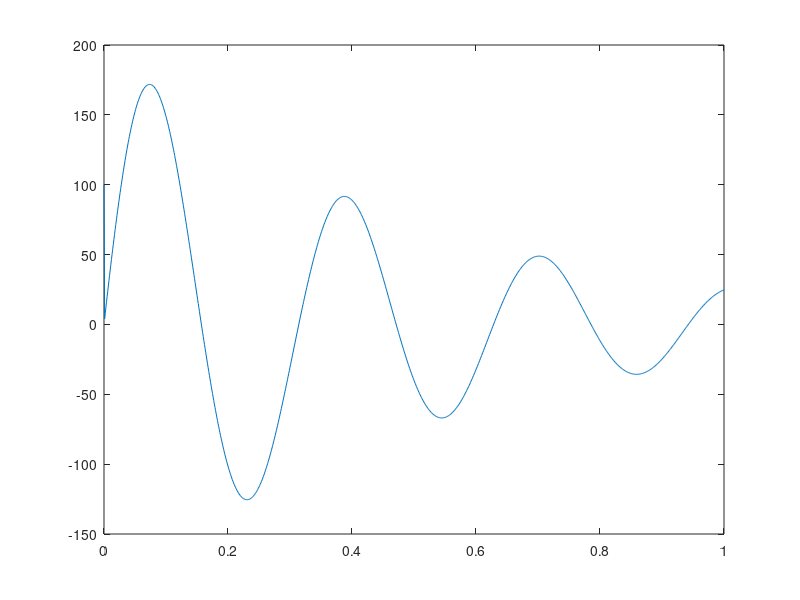

Reproduce this figure in MATLAB.

% Problem Constants and vectors
L12 = 0.1; a = 200; b = 2; theta = 20; T = 1; L = 1; Nt = 1000; dt = T/Nt; 
Nx = 1000; dx = L/Nx; k1 = 10; k2 = 0.1; L1 = 0.7; L2 = 0.2; 
xvec = 0:dx:L; tvec = 0:dt:T; n = length(xvec)-1;
Qext =  a*exp(-b*xvec).*sin(theta*xvec); 

Htimederiv = [-100/dx.^2; zeros(length(tvec)-2,1)]';
H = [100 zeros(1,length(xvec)-1); zeros(length(tvec)-1,length(xvec))];
H(:,1) = 100;

k1vec = ones(1,700) * k1 ;
k2vec = (k2 - k1) * ( (xvec(701:799)-L1) / L12  ) + k1;
k3vec =  ones(1,201) * k2;
% making second derivative matrix A

%creates 1 -2 1 diagnal matrix

e = ones(n,1);
A = spdiags([e -2*e e],-1:1,n,n);



% change the last element of last row
A(end,end) = -1;



for i = 1:length(tvec)-1
    
  aprx = ( ( (A / dx^2)*(H(i+1,2:end))' )  )';
  Htimederiv = [ (aprx(1:700).* k1vec), (aprx(701:799).* k2vec), (aprx(800:1000).*k3vec) ] + Qext(2:end);

% cycles tempature values through time
 H(i+1,2:end) = Htimederiv*dt + H(i,2:end);
% calculates new temapture with respect to time derivative values 
    % have to make sure variable k values are taken into account

 
end


plot(xvec,H(end,:));
